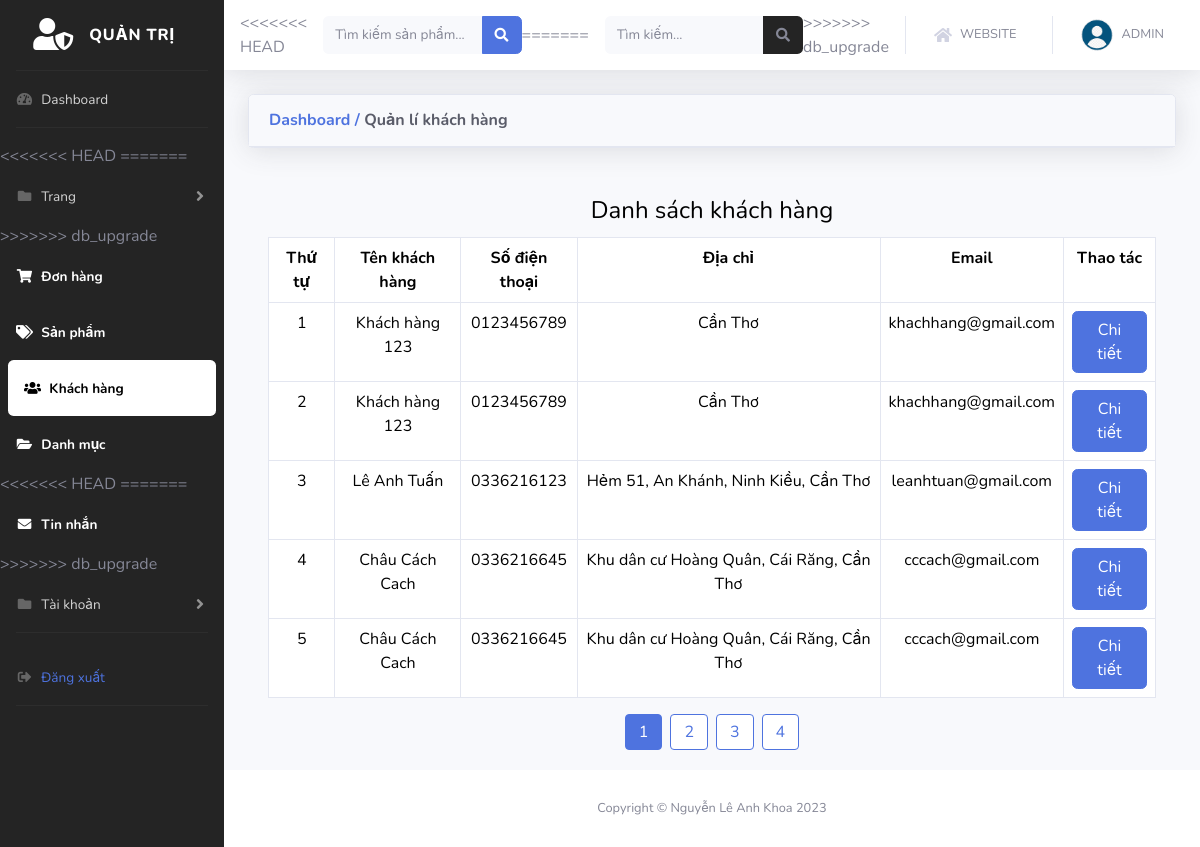
Screenshot of /admin/customer.php (signed in) with the database file from the repository.
### tables this page shows
CREATE TABLE `giaodich` (
  `giaodich_id` int(11) NOT NULL,
  `khachhang_id` int(11) NOT NULL,
  `sanpham_id` int(11) NOT NULL,
  `soluong` int(11) NOT NULL,
  `magiaodich` varchar(50) NOT NULL,
  `ngayThangNam` date NOT NULL
);

CREATE TABLE `customer` (
  `customer_id` INT(11) NOT NULL ,
  `customer_name` VARCHAR(100) NOT NULL,
  `user_code` VARCHAR(10) NOT NULL,
  `customer_phone` VARCHAR(50) NOT NULL,
  `customer_address` VARCHAR(200) NOT NULL,
  `customer_email` VARCHAR(150) NOT NULL,
  `payments` INT(11) NOT NULL,
  `customer_note` TEXT NOT NULL,
  `user_id` INT
  
);

### admin/customer.php (the view, shortened to what this page needs)
<?php
include('../db/connect.php');
?>
<!DOCTYPE html>
<html lang="en">
<?php
    include('./common/head.php')
?>
<body id="page-top">
    <div id="wrapper">
        <?php
        include('./common/sidebar.php');
        ?>
        <div id="content-wrapper" class="d-flex flex-column">
            <div id="content">
                <?php
                include('./common/topbar.php');
                ?>
                <div class="container-fluid">
                    <div class="card shadow mb-4">
                        <div class="card-header py-3">
                            <h6 class="m-0 font-weight-bold text-primary">
                                <a href="index.php">Dashboard</a> / <span class="text-dark">Quản lí khách hàng</span>
                            </h6>
                        </div>
                    </div>
                    <div class="card-body">
                    <div class="row">
                        <?php
                        if (isset($_GET['quanli']) == 'xemlichsu') {
                            $maGiaoDich = $_GET['magiaodich'];
                            $sql_lichSuMuaHang = mysqli_query($mysqli, "SELECT * FROM giaodich, customer, product
                        WHERE giaodich.sanpham_id = product.product_id
                        AND  customer.customer_id = giaodich.khachhang_id
                        AND giaodich.magiaodich = '$maGiaoDich' ORDER BY giaodich.giaodich_id DESC");
                        ?>
                            <div class="col-md-12">
                                <div class="d-flex justify-content-center align-items-center">
                                    <a href="?customer.php" class="mr-auto">Trở lại</a>
                                    <?php
                                        $row_name = mysqli_fetch_array($sql_lichSuMuaHang)
                                    ?>
                                    <h4 class="py-1 mr-auto">Lịch sử mua hàng: <?php echo $row_name['customer_name'] ?> </h4>
                                </div>
                                <table class="table table-bordered">
                                    <tr class="text-center">
                                        <th>ID</th>
                                        <th>Tên sản phẩm</th>
                                        <th>Số lượng</th>
                                        <th>Ngày đặt</th>
                                        <th>Giá</th>
                                        <th>Tổng tiền</th>
                                    </tr>
                                    <?php
                                    $i = 0;
                                    while ($row_chitiet = mysqli_fetch_array($sql_lichSuMuaHang)) {
                                        $i++;
                                    ?>
                                        <tr class="text-center">
                                            <td><?php echo $i ?></td>
                                            <td><?php echo $row_chitiet['product_name'] ?></td>
                                            <td><?php echo $row_chitiet['soluong'] ?></td>
                                            <td><?php echo $row_chitiet['ngayThangNam'] ?></td>
                                            <td><?php echo number_format($row_chitiet['product_discount']) ?></td>
                                            <td><?php echo number_format($row_chitiet['product_discount'] * $row_chitiet['soluong']) ?></td>
                                        </tr>
                                    <?php
                                    }
                                    ?>
                                </table>
                            </div>
                        <?php
                        } else {
                        ?>
                            <div class="col-md-12">
                                <h4 class="py-1 text-center">Danh sách khách hàng</h4>
                                <table class="table table-bordered">
                                    <?php
                                    $productsPerPage = 5;
                                    if (isset($_GET['page']) && is_numeric($_GET['page'])) {
                                        $currentPage = max(1, $_GET['page']);
                                    } else {
                                        $currentPage = 1;
                                    }
                                    $begin = ($currentPage - 1) * $productsPerPage;
                                    $sql_select_customer = mysqli_query($mysqli, "SELECT * FROM customer, giaodich
                        WHERE customer.customer_id = giaodich.khachhang_id
                        GROUP BY giaodich.magiaodich
                        ORDER BY customer.customer_id DESC LIMIT $begin, $productsPerPage");
                                    ?>
                                    <tr class="text-center">
                                        <th>Thứ tự</th>
                                        <th>Tên khách hàng</th>
                                        <th>Số điện thoại</th>
                                        <th>Địa chỉ</th>
                                        <th>Email</th>
                                        <th>Thao tác</th>
                                    </tr>
                                    <?php
                                    $i = 0;
                                    while ($row_customer = mysqli_fetch_array($sql_select_customer)) {
                                        $i++;
                                        $orderNumber = $begin + $i;
                                    ?>
                                        <tr class="text-center">
                                            <td><?php echo $orderNumber ?></td>
                                            <td><?php echo $row_customer['customer_name'] ?></td>
                                            <td><?php echo $row_customer['customer_phone'] ?></td>
                                            <td><?php echo $row_customer['customer_address'] ?></td>
                                            <td><?php echo $row_customer['customer_email'] ?></td>
                                            <td>
                                                <a href="?quanli=xemlichsu&magiaodich=<?php echo $row_customer['magiaodich'] ?>" class="btn btn-primary">Chi tiết</a>
                                            </td>
                                        </tr>
                                    <?php
                                    }
                                    ?>
                                </table>
                                <?php
                                $sql_page = mysqli_query($mysqli, "SELECT * FROM customer, giaodich
                    WHERE customer.customer_id = giaodich.khachhang_id
                    GROUP BY giaodich.magiaodich
                    ORDER BY customer.customer_id DESC");
                                $count_row_page = mysqli_num_rows($sql_page);
                                $page = ceil($count_row_page / 5);
                                ?>
                                <div class="paging d-flex justify-content-center">
                                    <?php
                                    for ($i = 1; $i <= $page; $i++) {
                                    ?>
                                        <a <?php if ($i == $currentPage) echo 'style="background-color: #4e73df; border-color: #4e73df; color:white;"' ?> href="customer.php?page=<?php echo $i ?>"><?php echo $i ?></a>
                                    <?php
                                    }
                                    ?>
                                </div>
                            </div>
                        <?php
                        }
                        ?>
                    </div>
                    </div>
                </div>
            </div>
            <?php
            include('./common/footer.php')
            ?>
        </div>
    </div>
</body>
</html>

### admin/customer.php (style rules this page uses)
.paging a { border: 1px solid #4e73df; padding: 5px 13px; list-style: none; background: #fff; margin: 0 4px; border-radius: 4px; color: #4e73df; text-decoration: none; }

### rows the page displays
giaodich: orderNumber "1", khachhang.customer_name "Khách hàng 123", khachhang.customer_phone "0123456789", khachhang.customer_address "Cần Thơ", khachhang.customer_email "khachhang@gmail.com"
giaodich: orderNumber "2", khachhang.customer_name "Khách hàng 123", khachhang.customer_phone "0123456789", khachhang.customer_address "Cần Thơ", khachhang.customer_email "khachhang@gmail.com"
giaodich: orderNumber "3", khachhang.customer_name "Lê Anh Tuấn", khachhang.customer_phone "0336216123", khachhang.customer_address "Hẻm 51, An Khánh, Ninh Kiều, Cần Thơ", khachhang.customer_email "leanhtuan@gmail.com"
giaodich: orderNumber "4", khachhang.customer_name "Châu Cách Cach", khachhang.customer_phone "0336216645", khachhang.customer_address "Khu dân cư Hoàng Quân, Cái Răng, Cần Thơ", khachhang.customer_email "cccach@gmail.com"
giaodich: orderNumber "5", khachhang.customer_name "Châu Cách Cach", khachhang.customer_phone "0336216645", khachhang.customer_address "Khu dân cư Hoàng Quân, Cái Răng, Cần Thơ", khachhang.customer_email "cccach@gmail.com"
